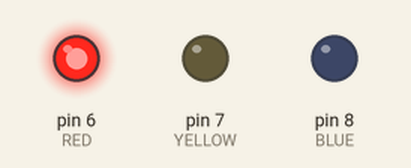
Recording of a sketch running on a simulated Arduino Uno, built with avr-gcc and run on an emulated ATmega328P. Parts: output pins drawn as LEDs (lit = HIGH).

Above: at 0.02 s.
At 2.87 s:
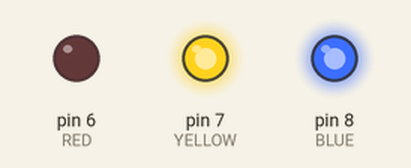
Timing chart, 0 to 3.2 s (numbered marks = the images above):
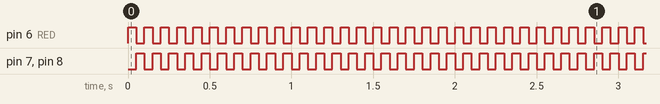

Measured:
- by itself, pin 6 (RED), pin 7 (YELLOW), pin 8 (BLUE): alternates HIGH for 0.05 s and LOW for 0.05 s

The sketch:

01_led_normal.ino
```cpp
#define RED     6
#define YELLOW  7
#define BLUE    8

void setup() {
  // put your setup code here, to run once:
  pinMode(RED, OUTPUT);
  pinMode(YELLOW, OUTPUT);
  pinMode(BLUE, OUTPUT);
}

void loop() {
  // put your main code here, to run repeatedly:
  digitalWrite(RED, digitalRead(RED)^1);
  digitalWrite(YELLOW,digitalRead(RED)^1);
  digitalWrite(BLUE,digitalRead(RED)^1);
  delay(50);

}
```
